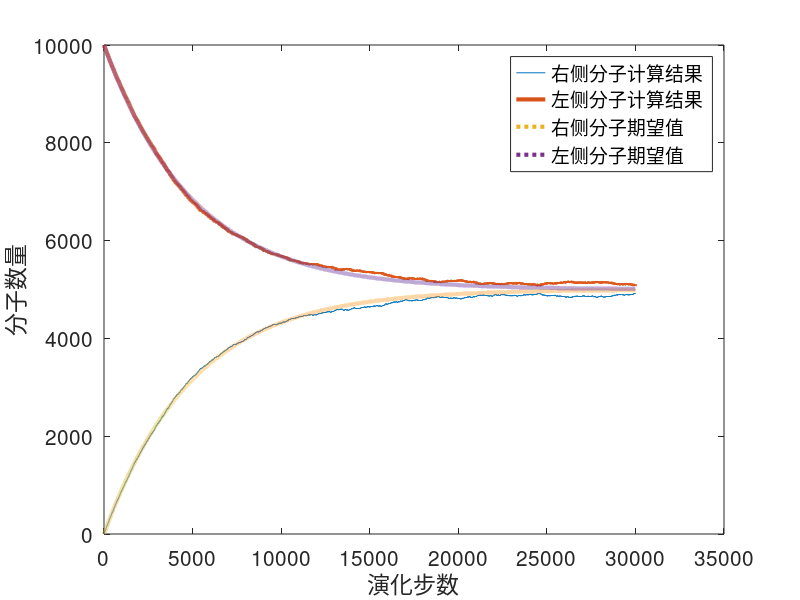

This figure's MATLAB source:
N=10000;        %number of particles
steps=3.*10.^4;       %steps of evolution
state=zeros(1,N);   %Left and right states, 0 for L,1 for R
statesmemory=zeros(1,steps+1);    %save states every steps
statesmemory(1,1)=sum(state);
Nstep=1:1:steps+1;
for i=1:steps
    evolutionparticle=round(rand(1,1)*N+0.5); %random evolution
    state(1,evolutionparticle)=rem(1+state(1,evolutionparticle),2);
    statesmemory(1,1+i)=sum(state);
end
estimate=(N/2).*(1-(1-2/N).^(Nstep));
Lestimate=N-estimate;
Lstatesmemory=N-statesmemory;
plot(Nstep,statesmemory,Nstep,Lstatesmemory,'LineWidth',3);
hold on;
plot(Nstep,estimate,':','LineWidth',3);
plot(Nstep,Lestimate,':','LineWidth',3);
xlabel('演化步数','FontSize',15)
ylabel('分子数量','FontSize',15)
set(gca,'FontSize',15)
legend('右侧分子计算结果','左侧分子计算结果','右侧分子期望值','左侧分子期望值')
hold off;
